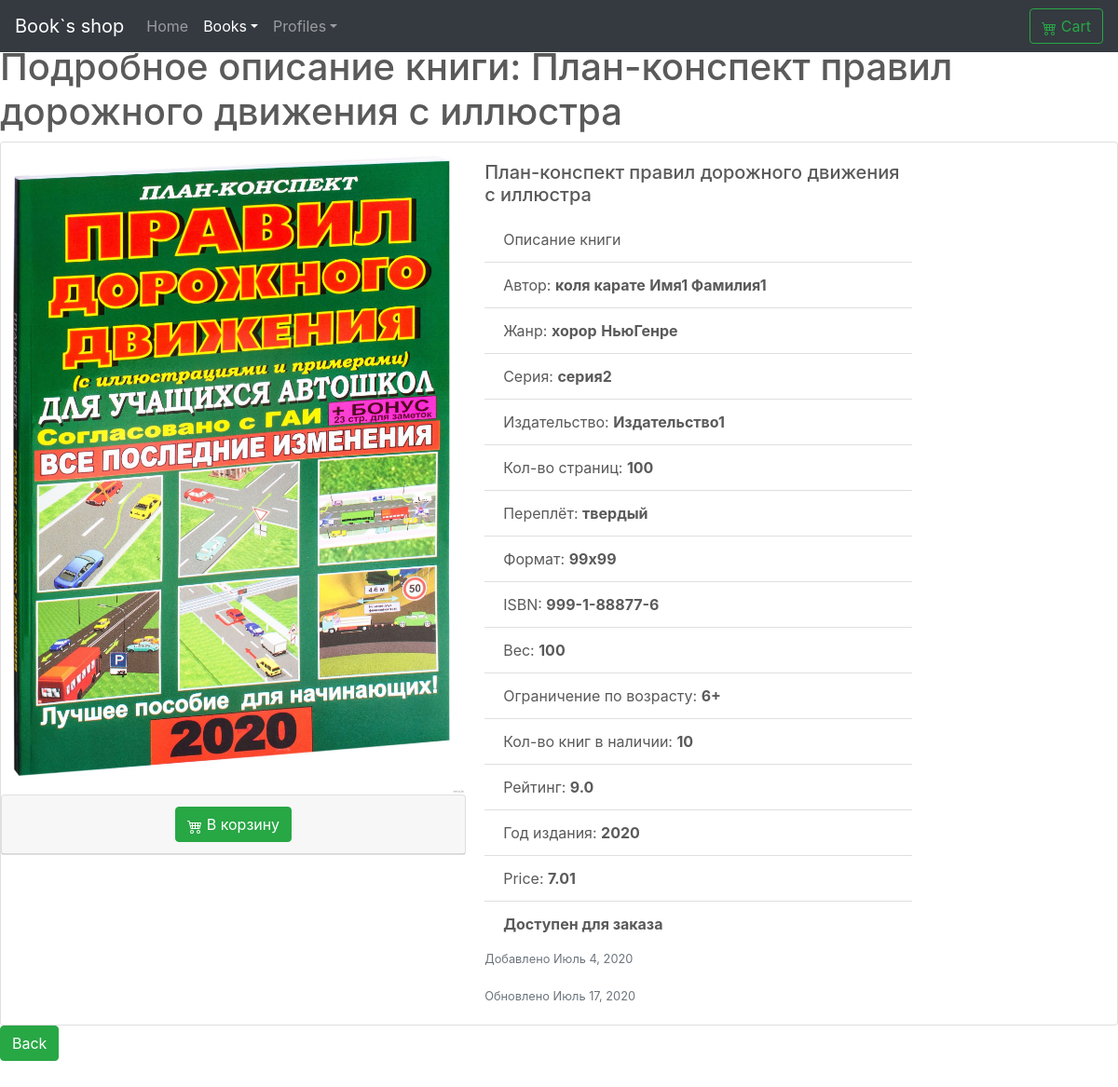
The app's page /books/detail/1 with its own data.
### books/models.py (models this page shows, shortened)
class Books(models.Model):
    name=models.CharField(
        verbose_name="Имя книги",
        max_length=100
    )
    description = models.TextField(
        verbose_name='Описание книги',
        null=True,
        blank=True
    )
    picture=models.ImageField(
        verbose_name="Фото обложки",
        upload_to="books-pic",
        null=True,
        blank=True,
        default="books-pic/default.jpg"
    )
    price=models.DecimalField(
        verbose_name="Цена",
        max_digits=5,
        decimal_places=2,
        default=00.00
    )
    author=models.ManyToManyField(
        'Author',
        verbose_name="Автор",
        related_name="books_author"
    )
    series=models.ManyToManyField(
        'Series',
        verbose_name="Серия",
        related_name="series_books",
        null=True,
        blank=True,
    )
    genre=models.ManyToManyField(
        'Genre',
        verbose_name="Жанр",
        related_name="genre_books"
    )
    publishing_year=models.PositiveSmallIntegerField (
        verbose_name="Год издания",
        default=2020
    )
    count_page=models.IntegerField(
        verbose_name="Кол-во страниц",
        default=100
    )
    binging=models.ForeignKey(
        'Binging',
        verbose_name="Переплёт",
        on_delete=models.PROTECT,
        default=1
    )
    format_book=models.CharField(
        verbose_name="Формат",
        default="99x99",
        max_length=15
    )
    isbn=models.CharField(
        verbose_name="ISBN",
        default="999-1-88877-6",
        max_length=15
    )
    weight=models.PositiveSmallIntegerField(
        verbose_name="Вес(гр.)",
        default="100"
    )
    age_limit=models.CharField(
        verbose_name="Ограничение по возрасту",
        default="6+",
        max_length=3
    )
    publisher=models.ManyToManyField(
        'Publisher',
        verbose_name="Издательство",
        related_name="publisher_books"
    )
    count_book=models.IntegerField(
        verbose_name="Ко-во книг в наличии",
        default=10
    )
    availability=models.BooleanField(
        verbose_name="Наличие книги",
        default=True
    )
    rating=models.FloatField(
        verbose_name="Рейтинг",
        validators=[MinValueValidator(0), MaxValueValidator(10)],
        default=9
    )
    create=models.DateField(
        verbose_name="Дата внесения в каталог",
        auto_now=False,
        auto_now_add=True
    )
    update=models.DateField(
        verbose_name="Дата последнего изменения",
        auto_now=True,
        auto_now_add=False
    )
    user=models.ForeignKey(
        User,
        on_delete=models.PROTECT,
        default=2
    )

class Author(models.Model):
    first_name=models.CharField(
        verbose_name="Имя",
        max_length=50
    )
    last_name=models.CharField(
        verbose_name="Фамилия",
        max_length=50
    )
    def __str__(self):
        return f"{self.first_name} {self.last_name}"

class Genre(models.Model):
    name = models.CharField(
        verbose_name ="Название Жанра",
        max_length=30
        )
    description = models.TextField(
        verbose_name="Описание Жанра",
        null=True,
        blank=True
    )

class Series(models.Model):
    name = models.CharField(
        verbose_name ="Серия книг",
        max_length=50
        )

class Publisher(models.Model):
    name = models.CharField(
        verbose_name ="Издатель",
        max_length=50
        )

class Binging(models.Model):
    name = models.CharField(
        verbose_name ="Тип переплёта",
        max_length=30
        )
    def __str__(self):
        return self.name

### books/views.py (the view)
# urls.py: path('detail/<int:pk>', views.BooksDetail.as_view(),name='detail'),
class BooksDetail(DetailView):
    model= models.Books
    template_name='books/detail.html'

### books/templates/books/detail.html (shortened to what this page needs)
{% extends "base.html" %}
{% load crispy_forms_tags %}
        {% block books_active %}
          <a class="nav-link dropdown-toggle active" href="{% url 'CRUDL_books:list' %}" id="dropdown01" data-toggle="dropdown" aria-haspopup="true" aria-expanded="true">Books</a>
          {% endblock books_active %}
    {% block main %}
<body>
    <h1>Подробное описание книги: {{object.name}}</h1>
<div class="card mb-10" style="max-width: 1850px;">
  <div class="row no-gutters">
    <div class="col-md-5">
        {% if object.picture %}
            <img  height="700" weight="300" src="{{object.picture.url}}" class="card-img" alt="">
        {% else %}
            <img src="..." class="card-img" alt="...">
        {% endif %}
        <div class="card text-center">
        <div class="card-header">
            <a href="{% url 'cart:add' %}?book_pk={{object.pk}}" class="btn btn-success">
              В корзину</a>
        </div>
        </div>
    </div>
    <div class="col-md-5">
      <div class="card-body">
        <h5 class="card-title">{{object.name}}</h5>
            <ul class="list-group list-group-flush">
                <li class="list-group-item">Описание книги</li>
                 <li class="list-group-item">Автор:
                {% for author in object.author.all %}
                    <b>{{author}}</b>
                {% endfor %}
                </li>
                <li class="list-group-item">Жанр:
                {% for genre in object.genre.all %}
                    <b>{{genre.name}}</b>
                {% endfor %}
                </li>
                <li class="list-group-item">Серия:
                {% for series in object.series.all %}
                    <b>{{series.name}}</b>
                {% endfor %}
                </li>
                <li class="list-group-item">Издательство:
                {% for publisher in object.publisher.all %}
                    <b>{{publisher.name}}</b>
                {% endfor %}
                </li>
                <li class="list-group-item">Кол-во страниц: <b>{{object.count_page}}</b></li>
                <li class="list-group-item">Переплёт: <b>{{object.binging}}</b></li>
                <li class="list-group-item">Формат: <b>{{object.format_book}}</b></li>
                <li class="list-group-item">ISBN: <b>{{object.isbn}}</b></li>
                <li class="list-group-item">Вес: <b>{{object.weight}}</b></li>
                <li class="list-group-item">Ограничение по возрасту: <b>{{object.age_limit}}</b></li>
                <li class="list-group-item">Кол-во книг в наличии: <b>{{object.count_book}}</b></li>
                <li class="list-group-item">Рейтинг: <b>{{object.rating}}</b></li>
                <li class="list-group-item">Год издания: <b>{{object.publishing_year}}</b></li>
                <li class="list-group-item">Price: <b>{{object.price}}</b></li>
                {% if object.availability %}
                    <li class="list-group-item"><b>Доступен для заказа</b></li>
                {% else %}
                    <li class="list-group-item"><b>Не доступен для заказа</b></li>
                {% endif %}
            </ul>
        <p class="card-text"><small class="text-muted">Добавлено {{object.create}}</small></p>
        <p class="card-text"><small class="text-muted">Обновлено {{object.update}}</small></p>
      </div>
    </div>
  </div>
</div>
        <a class="btn btn-success" href="{% url 'home_page'%}">Back </a>
</body>
{% endblock main %}

### test_hello_word/static/css/carousel.css (style rules this page uses)
body { padding-top: 3rem; padding-bottom: 3rem; color: #5a5a5a; }

### records on screen
Books: name "План-конспект правил дорожного движения с иллюстра", picture (picture), count_page "100", binging "твердый", format_book "99x99", isbn "999-1-88877-6", weight "100", age_limit "6+", count_book "10", rating "9.0", publishing_year "2020", price "7.01", create "Июль 4, 2020", update "Июль 17, 2020"
Author: first_name+last_name "коля карате"
Author: first_name+last_name "Имя1 Фамилия1"
Genre: name "хорор"
Genre: name "НьюГенре"
Series: name "серия2"
Publisher: name "Издательство1"
